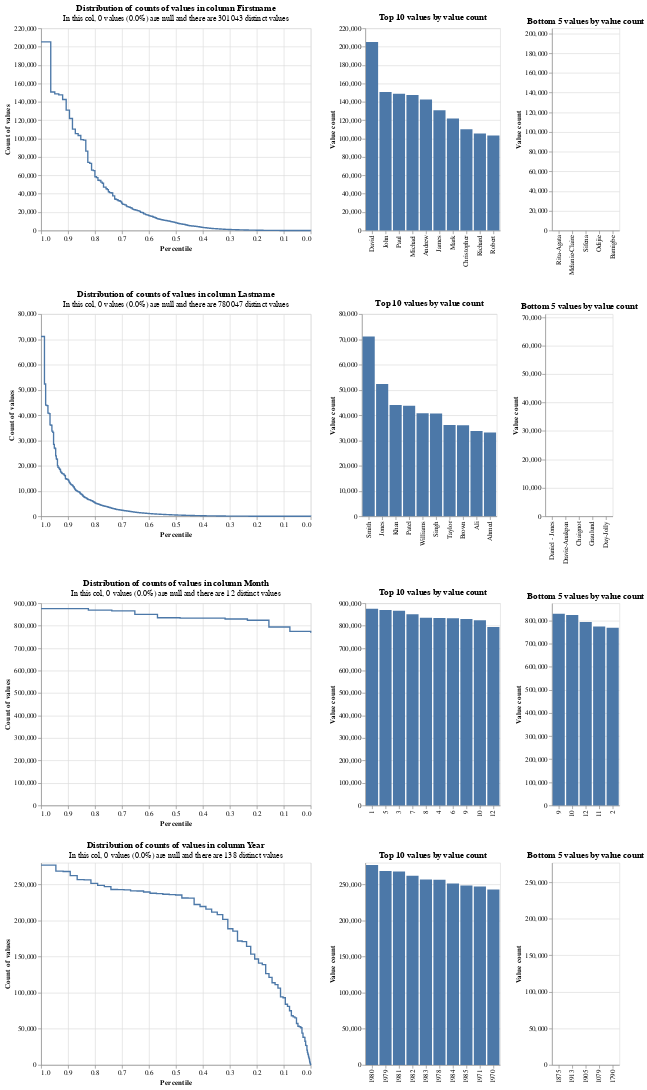

The cell this chart's notebook holds for it:
### Code cell
# Setup linker and profile columns

linker = DuckDBLinker([df_w, df_psc], settings, input_table_aliases=["df_w", "df_psc"])
linker.profile_columns(["Firstname","Lastname","Month","Year"], top_n=10, bottom_n=5)
